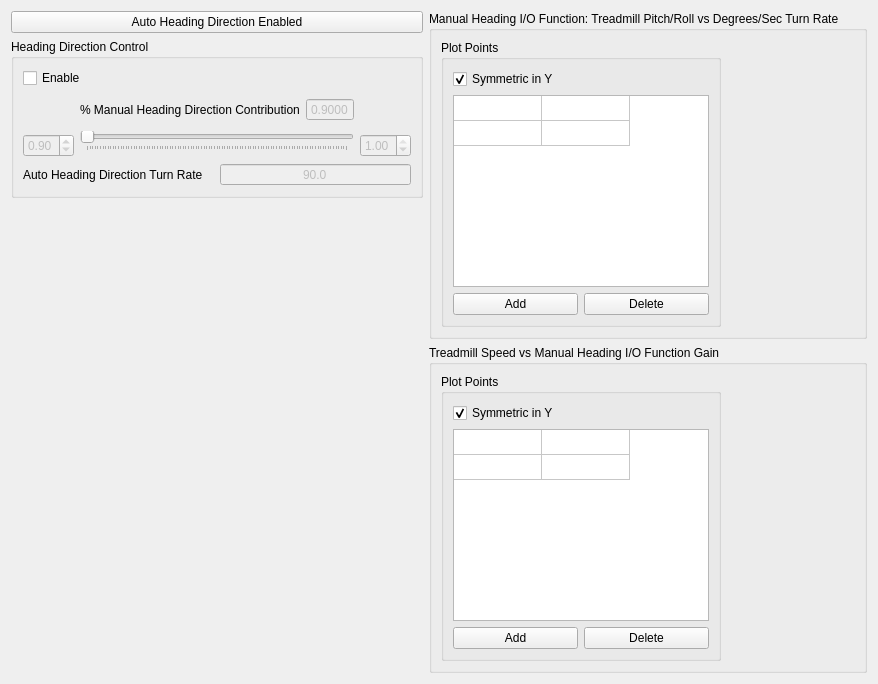
      <widget class="QWidget" name="tab_6">
       <attribute name="title">
        <string>Heading Direction</string>
       </attribute>
       <layout class="QHBoxLayout" name="horizontalLayout_58" stretch="0,5">
        <item>
         <layout class="QVBoxLayout" name="verticalLayout_29">
          <item>
           <widget class="QPushButton" name="headingStatusButton">
            <property name="text">
             <string>Auto Heading Direction Enabled</string>
            </property>
           </widget>
          </item>
          <item>
           <widget class="QGroupBox" name="groupBox_15">
            <property name="enabled">
             <bool>true</bool>
            </property>
            <property name="toolTip">
             <string/>
            </property>
            <property name="title">
             <string>Heading Direction Control</string>
            </property>
            <layout class="QVBoxLayout" name="verticalLayout_25">
             <item>
              <widget class="QCheckBox" name="thresholdTurningEnabled">
               <property name="text">
                <string>Enable</string>
               </property>
              </widget>
             </item>
             <item>
              <layout class="QHBoxLayout" name="horizontalLayout_62">
               <item>
                <layout class="QVBoxLayout" name="verticalLayout_33">
                 <item>
                  <spacer name="verticalSpacer_6">
                   <property name="orientation">
                    <enum>Qt::Vertical</enum>
                   </property>
                   <property name="sizeType">
                    <enum>QSizePolicy::Minimum</enum>
                   </property>
                   <property name="sizeHint" stdset="0">
                    <size>
                     <width>20</width>
                     <height>40</height>
                    </size>
                   </property>
                  </spacer>
                 </item>
                 <item>
                  <widget class="QDoubleSpinBox" name="minThresholdScale">
                   <property name="enabled">
                    <bool>false</bool>
                   </property>
                   <property name="toolTip">
                    <string>Minimum manual heading direction contribution</string>
                   </property>
                   <property name="maximum">
                    <double>1.000000000000000</double>
                   </property>
                   <property name="singleStep">
                    <double>0.010000000000000</double>
                   </property>
                   <property name="value">
                    <double>0.900000000000000</double>
                   </property>
                  </widget>
                 </item>
                </layout>
               </item>
               <item>
                <layout class="QVBoxLayout" name="verticalLayout_24">
                 <item>
                  <layout class="QHBoxLayout" name="horizontalLayout_46">
                   <item>
                    <widget class="QLabel" name="label_36">
                     <property name="toolTip">
                      <string>&lt;html&gt;&lt;head/&gt;&lt;body&gt;&lt;p&gt;Percent contribution from treadmill inputs and the manual heading direction functions to the final heading direction; &lt;/p&gt;&lt;p&gt;0% = Full Automated Heading Control&lt;/p&gt;&lt;p&gt;100% = Full Manual Heading Control&lt;/p&gt;&lt;/body&gt;&lt;/html&gt;</string>
                     </property>
                     <property name="text">
                      <string>% Manual Heading Direction Contribution</string>
                     </property>
                    </widget>
                   </item>
                   <item>
                    <widget class="QDoubleSpinBox" name="thresholdWeight">
                     <property name="enabled">
                      <bool>false</bool>
                     </property>
                     <property name="alignment">
                      <set>Qt::AlignCenter</set>
                     </property>
                     <property name="buttonSymbols">
                      <enum>QAbstractSpinBox::NoButtons</enum>
                     </property>
                     <property name="decimals">
                      <number>4</number>
                     </property>
                     <property name="maximum">
                      <double>1.000000000000000</double>
                     </property>
                     <property name="singleStep">
                      <double>0.010000000000000</double>
                     </property>
                     <property name="value">
                      <double>0.900000000000000</double>
                     </property>
                    </widget>
                   </item>
                  </layout>
                 </item>
                 <item>
                  <widget class="QSlider" name="thresholdTurningSlider">
                   <property name="enabled">
                    <bool>false</bool>
                   </property>
                   <property name="maximum">
                    <number>100</number>
                   </property>
                   <property name="value">
                    <number>0</number>
                   </property>
                   <property name="sliderPosition">
                    <number>0</number>
                   </property>
                   <property name="orientation">
                    <enum>Qt::Horizontal</enum>
                   </property>
                   <property name="tickPosition">
                    <enum>QSlider::TicksBelow</enum>
                   </property>
                  </widget>
                 </item>
                </layout>
               </item>
               <item>
                <layout class="QVBoxLayout" name="verticalLayout_34">
                 <item>
                  <spacer name="verticalSpacer_7">
                   <property name="orientation">
                    <enum>Qt::Vertical</enum>
                   </property>
                   <property name="sizeType">
                    <enum>QSizePolicy::Minimum</enum>
                   </property>
                   <property name="sizeHint" stdset="0">
                    <size>
                     <width>20</width>
                     <height>40</height>
                    </size>
                   </property>
                  </spacer>
                 </item>
                 <item>
                  <widget class="QDoubleSpinBox" name="maxThresholdScale">
                   <property name="enabled">
                    <bool>false</bool>
                   </property>
                   <property name="toolTip">
                    <string>Maximum manual heading direction contribution</string>
                   </property>
                   <property name="maximum">
                    <double>1.000000000000000</double>
                   </property>
                   <property name="singleStep">
                    <double>0.010000000000000</double>
                   </property>
                   <property name="value">
                    <double>1.000000000000000</double>
                   </property>
                  </widget>
                 </item>
                </layout>
               </item>
              </layout>
             </item>
             <item>
              <layout class="QHBoxLayout" name="horizontalLayout_67">
               <item>
                <widget class="QLabel" name="label_37">
                 <property name="toolTip">
                  <string>&lt;html&gt;&lt;head/&gt;&lt;body&gt;&lt;p&gt;In &amp;quot;path&amp;quot; or &amp;quot;segment&amp;quot; modes, heading direction is rotated along the direction of the &amp;quot;path&amp;quot; or &amp;quot;segment&amp;quot; at a turn rate of X degrees per second, default = 90&lt;/p&gt;&lt;/body&gt;&lt;/html&gt;</string>
                 </property>
                 <property name="text">
                  <string>Auto Heading Direction Turn Rate</string>
                 </property>
                </widget>
               </item>
               <item>
                <widget class="QDoubleSpinBox" name="autoHeadingTurnRate">
                 <property name="enabled">
                  <bool>false</bool>
                 </property>
                 <property name="alignment">
                  <set>Qt::AlignCenter</set>
                 </property>
                 <property name="buttonSymbols">
                  <enum>QAbstractSpinBox::NoButtons</enum>
                 </property>
                 <property name="decimals">
                  <number>1</number>
                 </property>
                 <property name="minimum">
                  <double>0.100000000000000</double>
                 </property>
                 <property name="maximum">
                  <double>1000.000000000000000</double>
                 </property>
                 <property name="singleStep">
                  <double>1.000000000000000</double>
                 </property>
                 <property name="value">
                  <double>90.000000000000000</double>
                 </property>
                </widget>
               </item>
              </layout>
             </item>
            </layout>
           </widget>
          </item>
          <item>
           <spacer name="verticalSpacer_11">
            <property name="orientation">
             <enum>Qt::Vertical</enum>
            </property>
            <property name="sizeHint" stdset="0">
             <size>
              <width>20</width>
              <height>40</height>
             </size>
            </property>
           </spacer>
          </item>
         </layout>
        </item>
        <item>
         <layout class="QVBoxLayout" name="verticalLayout_32">
          <item>
           <widget class="QGroupBox" name="groupBox_17">
            <property name="toolTip">
             <string>&lt;html&gt;&lt;head/&gt;&lt;body&gt;&lt;p&gt;Treadmill motion. i.e., the ratio of change in the spherical treadmill pitch versus roll, is converted into a heading direction turn rate in degrees per second. Input values into the table below to create the desired input/output function&lt;/p&gt;&lt;/body&gt;&lt;/html&gt;</string>
            </property>
            <property name="title">
             <string>Manual Heading I/O Function: Treadmill Pitch/Roll vs Degrees/Sec Turn Rate</string>
            </property>
            <layout class="QHBoxLayout" name="horizontalLayout_57" stretch="0,10">
             <item>
              <widget class="QGroupBox" name="groupBox_7">
               <property name="title">
                <string>Plot Points</string>
               </property>
               <layout class="QVBoxLayout" name="verticalLayout_27">
                <item>
                 <widget class="QCheckBox" name="plotSymmetricCheckBox">
                  <property name="text">
                   <string>Symmetric in Y</string>
                  </property>
                  <property name="checked">
                   <bool>true</bool>
                  </property>
                 </widget>
                </item>
                <item>
                 <layout class="QVBoxLayout" name="verticalLayout_26">
                  <item>
                   <widget class="QTableWidget" name="plotTableWidget">
                    <property name="rowCount">
                     <number>2</number>
                    </property>
                    <property name="columnCount">
                     <number>2</number>
                    </property>
                    <attribute name="horizontalHeaderVisible">
                     <bool>false</bool>
                    </attribute>
                    <attribute name="horizontalHeaderCascadingSectionResizes">
                     <bool>false</bool>
                    </attribute>
                    <attribute name="horizontalHeaderDefaultSectionSize">
                     <number>88</number>
                    </attribute>
                    <attribute name="horizontalHeaderStretchLastSection">
                     <bool>false</bool>
                    </attribute>
                    <attribute name="verticalHeaderVisible">
                     <bool>false</bool>
                    </attribute>
                    <attribute name="verticalHeaderDefaultSectionSize">
                     <number>25</number>
                    </attribute>
                    <attribute name="verticalHeaderStretchLastSection">
                     <bool>false</bool>
                    </attribute>
                    <row/>
                    <row/>
                    <column/>
                    <column/>
                   </widget>
                  </item>
                  <item>
                   <layout class="QHBoxLayout" name="horizontalLayout_47">
                    <item>
                     <widget class="QPushButton" name="addRowButton">
                      <property name="text">
                       <string>Add</string>
                      </property>
                     </widget>
                    </item>
                    <item>
                     <widget class="QPushButton" name="deleteRowButton">
                      <property name="text">
                       <string>Delete</string>
                      </property>
                     </widget>
                    </item>
                   </layout>
                  </item>
                 </layout>
                </item>
               </layout>
              </widget>
             </item>
             <item>
              <widget class="QStackedWidget" name="ratioDisplayWidget">
               <widget class="QWidget" name="page_5"/>
               <widget class="QWidget" name="page_6"/>
              </widget>
             </item>
            </layout>
           </widget>
          </item>
          <item>
           <widget class="QGroupBox" name="groupBox_18">
            <property name="toolTip">
             <string>&lt;html&gt;&lt;head/&gt;&lt;body&gt;&lt;p&gt;Gain modulation of the manual heading direction I/O function by treadmill speed. Input values into the table below to create the desired speed modulation of the manual heading direction I/O function. For example, at low speeds [e.g., &amp;lt;2 cm/sec], a gain value of 0.2 reduces high turning rates when moving at low speeds.&lt;/p&gt;&lt;/body&gt;&lt;/html&gt;</string>
            </property>
            <property name="title">
             <string>Treadmill Speed vs Manual Heading I/O Function Gain</string>
            </property>
            <layout class="QHBoxLayout" name="horizontalLayout_56" stretch="0,10">
             <item>
              <widget class="QGroupBox" name="groupBox_9">
               <property name="title">
                <string>Plot Points</string>
               </property>
               <layout class="QVBoxLayout" name="verticalLayout_30">
                <item>
                 <widget class="QCheckBox" name="plotSymmetricCheckBox_2">
                  <property name="text">
                   <string>Symmetric in Y</string>
                  </property>
                  <property name="checked">
                   <bool>true</bool>
                  </property>
                 </widget>
                </item>
                <item>
                 <layout class="QVBoxLayout" name="verticalLayout_31">
                  <item>
                   <widget class="QTableWidget" name="plotVelocityTableWidget">
                    <property name="rowCount">
                     <number>2</number>
                    </property>
                    <property name="columnCount">
                     <number>2</number>
                    </property>
                    <attribute name="horizontalHeaderVisible">
                     <bool>false</bool>
                    </attribute>
                    <attribute name="horizontalHeaderCascadingSectionResizes">
                     <bool>false</bool>
                    </attribute>
                    <attribute name="horizontalHeaderDefaultSectionSize">
                     <number>88</number>
                    </attribute>
                    <attribute name="horizontalHeaderStretchLastSection">
                     <bool>false</bool>
                    </attribute>
                    <attribute name="verticalHeaderVisible">
                     <bool>false</bool>
                    </attribute>
                    <attribute name="verticalHeaderDefaultSectionSize">
                     <number>25</number>
                    </attribute>
                    <attribute name="verticalHeaderStretchLastSection">
                     <bool>false</bool>
                    </attribute>
                    <row/>
                    <row/>
                    <column/>
                    <column/>
                   </widget>
                  </item>
                  <item>
                   <layout class="QHBoxLayout" name="horizontalLayout_48">
                    <item>
                     <widget class="QPushButton" name="addRowButton_2">
                      <property name="text">
                       <string>Add</string>
                      </property>
                     </widget>
                    </item>
                    <item>
                     <widget class="QPushButton" name="deleteRowButton_2">
                      <property name="text">
                       <string>Delete</string>
                      </property>
                     </widget>
                    </item>
                   </layout>
                  </item>
                 </layout>
                </item>
               </layout>
              </widget>
             </item>
             <item>
              <widget class="QStackedWidget" name="velocityDisplayWidget">
               <widget class="QWidget" name="page_7"/>
               <widget class="QWidget" name="page_8"/>
              </widget>
             </item>
            </layout>
           </widget>
          </item>
         </layout>
        </item>
       </layout>
      </widget>
